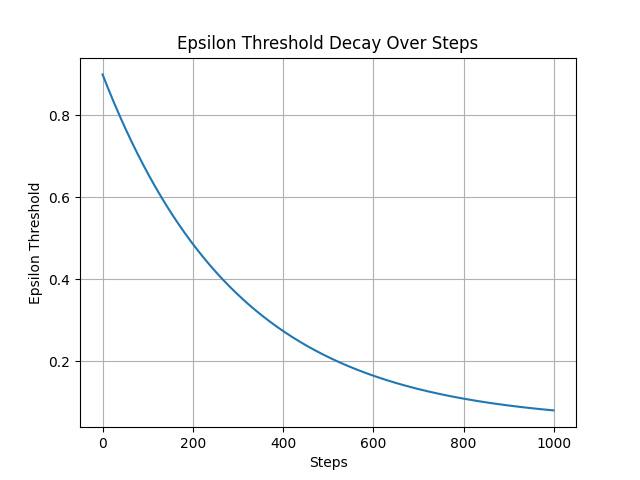

Reproduce this figure in Python.
import math
import matplotlib.pyplot as plt

EPS_START = 0.95
EPS_END = 0.01
EPS_DECAY = 300
steps_done = 0
eps_threshold_values = []

while steps_done < 1000:  # You can adjust the number of steps for the plot
    eps_threshold = EPS_END + (EPS_START - EPS_END) * math.exp(-1. * steps_done / EPS_DECAY)
    eps_threshold_values.append(eps_threshold)
    steps_done += 1

plt.plot(range(len(eps_threshold_values)), eps_threshold_values)
plt.xlabel("Steps")
plt.ylabel("Epsilon Threshold")
plt.title("Epsilon Threshold Decay Over Steps")
plt.grid()
plt.show()
plt.savefig("./threshold.png")
